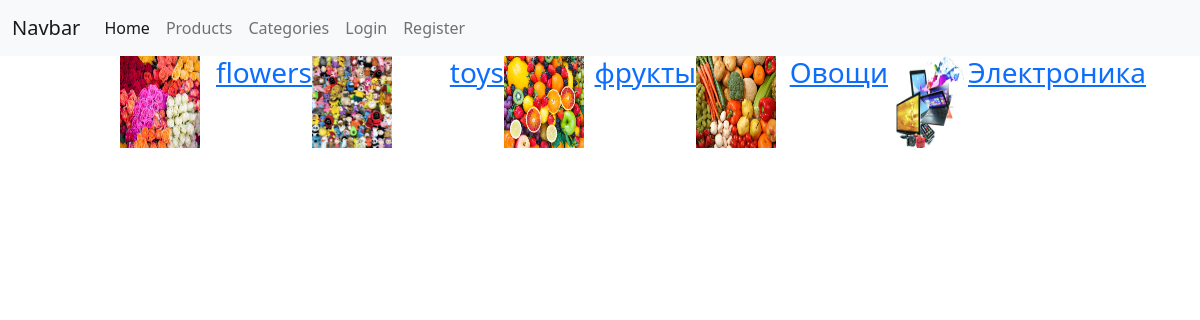
The page /category/ on the database its author committed.
### products/models.py (models this page shows, shortened)
class Category(models.Model):
    title = models.CharField(max_length=100)
    icon = models.ImageField(null=True)

### products/views.py (the view)
# urls.py: path('category/', CategoryView.as_view()),
class CategoryView(ListView):
    model = Category
    template_name = 'categories/categories.html'
    def get_context_data(self, *, object_list=None, **kwargs):
        return {
            'categories': self.get_queryset(),
            'user': get_user_from_request(self.request)
        }

### users/utils.py (called while the page is built)
def get_user_from_request(request):
    return request.user if not request.user.is_anonymous else None

### templates/categories/categories.html (shortened to what this page needs)
{% extends 'layouts/main.html' %}
{% block content %}
    <div class="categories">
        {% for category in categories %}
            <div class="category">
                <img src="/media/{{ category.icon }}" alt="">
                <h3>
                    <a href="/products/?category_id={{ category.id }}">
                        {{ category.title }}
                    </a>
                </h3>
            </div>
        {% endfor %}
    </div>
{% endblock %}

### templates/categories/categories.html (style rules this page uses)
.category { display: flex; justify-content: space-between; width: 20%; }
.categories { display: flex; justify-content: space-between; width: 80%; margin-left: 10%; }
.category > img { width: 80px; }

### rows shown on the page
Category: icon (picture), title "flowers"
Category: icon (picture), title "toys"
Category: icon (picture), title "фрукты"
Category: icon (picture), title "Овощи"
Category: icon (picture), title "Электроника"
